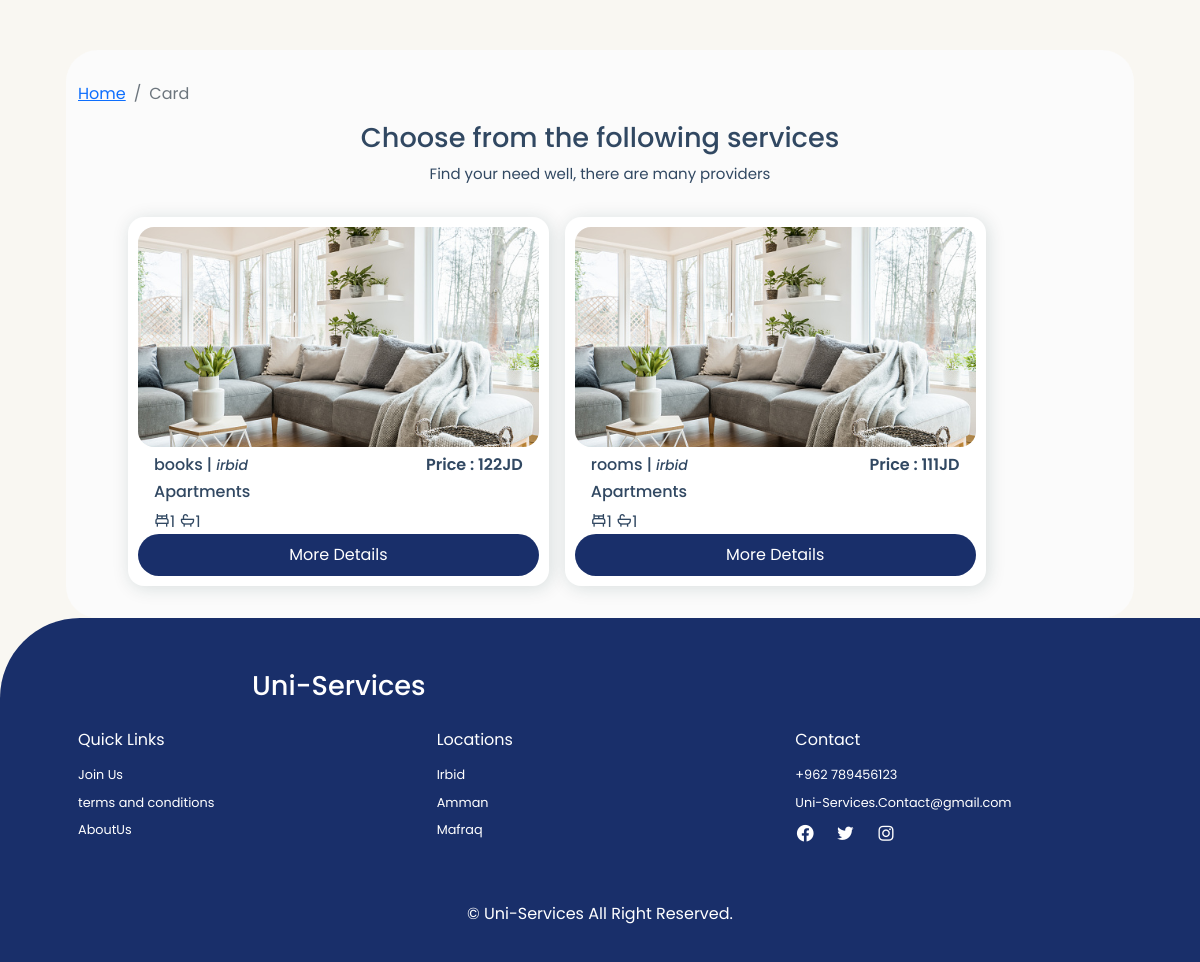
/card.php?id=1 (signed in), run on the app's committed database.
### tables this page shows
CREATE TABLE `user_services` (
  `id` int(255) NOT NULL,
  `image` varchar(255) NOT NULL,
  `price` varchar(255) NOT NULL,
  `title` varchar(255) NOT NULL,
  `details` text NOT NULL,
  `number_of_beds` tinyint(20) NOT NULL,
  `number_of_bathrooms` tinyint(20) NOT NULL,
  `city` varchar(255) NOT NULL,
  `categories` varchar(255) NOT NULL,
  `fname` varchar(255) NOT NULL,
  `lname` varchar(255) NOT NULL,
  `email` varchar(255) NOT NULL,
  `phone_number` varchar(255) NOT NULL,
  `cat_id` int(11) NOT NULL,
  `status` varchar(50) NOT NULL DEFAULT 'pending'
);

### card.php (the view, shortened to what this page needs)
<?php
include_once './processes/connection.php';
?>
<!DOCTYPE html>
<html lang="en">
<head>
    <link href='https://unpkg.com/boxicons@2.1.4/css/boxicons.min.css' rel='stylesheet'>
    <link href="https://cdn.jsdelivr.net/npm/bootstrap@5.2.3/dist/css/bootstrap.min.css" rel="stylesheet">
    <link rel="stylesheet" href="./layout/css/style.css">
</head>
<body>
    <section class="properties container" id="properties">
        <nav aria-label="breadcrumb">
            <ol class="breadcrumb">
                <li class="breadcrumb-item"><a href="./index.php">Home</a></li>
                <li class="breadcrumb-item active" aria-current="page">Card</li>
            </ol>
        </nav>
        <div class="heading">
            <h2>Choose from the following services</h2>
            <p>Find your need well, there are many providers</p>
        </div>
        <div class="properties-container container">
            <?php
            $cat_id = $_GET['id'];
            $rows = mysqli_query($conn, "SELECT * FROM user_services WHERE cat_id = '$cat_id' AND status ='in_service' ");
            if (!mysqli_num_rows($rows) > 0) {
                echo " <div class='text-center'> <h1 class='' style='color: #dbdada;'>No Data Available....</h1></div>";
            } else {
                foreach ($rows as $row) { ?>
                    <div class="box">
                        <img src="./layout/images/<?php echo $row['image'] ?>">
                        <div class="boxTitle mt-2 px-3">
                            <h3><?php echo $row['price'] ?>JD</h3>
                            <div class="text mt-0">
                                <h3>Price :&nbsp; </h3>
                                <h6><?php echo $row['title'] ?> | <small><i><?php echo $row['city'] ?></small></i></h6>
                                <h6><?php echo $row['categories'] ?></h6>
                            </div>
                            <div class="icon">
                                <i class='bx bx-bed'><span><?php echo $row['number_of_beds'] ?></span></i>
                                <i class='bx bx-bath'><span><?php echo $row['number_of_bathrooms'] ?></span></i>
                            </div>
                        </div>
                        <?php if (isset($_SESSION['user'])) { ?>
                            <a href="./details.php?id=<?php echo $row['id'] ?>" class="btn d-flex justify-content-center">More
                                Details</a>
                        <?php } else { ?>
                            <a class="btn d-flex justify-content-center" data-bs-toggle="modal" data-bs-target="#DetailsModal">
                                More
                                Details </a><?php } ?>
                    </div>
            <?php }
            }
            ?>
        </div>
    </section>
    <?php include "footer.php"; ?>

### layout/css/style.css (style rules this page uses)
* { box-sizing: border-box; font-family: "Poppins", sans-serif; scroll-behavior: smooth; scroll-padding-top: 3rem; list-style: none; text-decoration: none; padding: 0; margin: 0; }
:root { --main-color: #2288ff; --second-color: #192f6a; --text-color: #314862; --bg-color: #fff; --backG-color: #f9f7f2; --first-color: #f19835; --box-shadow: 2px 2px 18px rgb(14 52 54 / 15%); }
img { width: 100%; }
body { background: var(--backG-color); color: var(--text-color); }
section { padding: 2rem 2rem; }
.container { max-width: 1068px; margin-left: auto; margin-right: auto; }
.btn { padding: 8px 22px; background: var(--second-color); color: var(--bg-color); border-radius: 5rem; }
.heading { text-align: center; margin-bottom: 2rem; }
.heading h2 { font-size: 1.7rem; }
.heading p { font-size: 0.938rem; }
.properties { background: #fbfbfb; border-radius: 2rem; margin-top: 50px; }
.properties-container { display: grid; grid-template-columns: auto auto auto; gap: 1rem; padding: 0 50px; }
.properties-container .box { background: var(--bg-color); padding: 10px; border-radius: 1rem; box-shadow: var(--box-shadow); }
.properties-container .box img { border-radius: 1rem; height: 220px; object-fit: cover; object-position: center; }
.properties-container .box h3 { font-size: 1rem; font-weight: 600; float: right; }
.properties-container .box .btn { text-align: center; }

### data on the page
user_services: image (picture), price "122", title "books", city "irbid", categories "Apartments", number_of_beds "1", number_of_bathrooms "1"
user_services: image (picture), price "111", title "rooms", city "irbid", categories "Apartments", number_of_beds "1", number_of_bathrooms "1"
